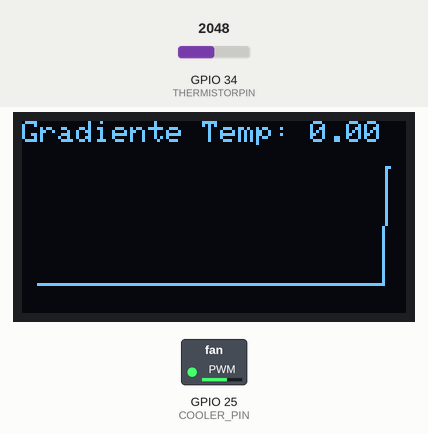
Simulated run of this sketch. Board: ESP32. Parts: 128×64 one-colour display, switched loads named in the sketch (green lamp = pin HIGH). The test bench sets the inputs (shaded band); at power-on: GPIO 34 (THERMISTORPIN) = 2048. What the sketch prints to the serial monitor is not drawn.

Above: at 1.8 s.
1.9 s: GPIO 34 (THERMISTORPIN) set to 2866
At 2.9 s:
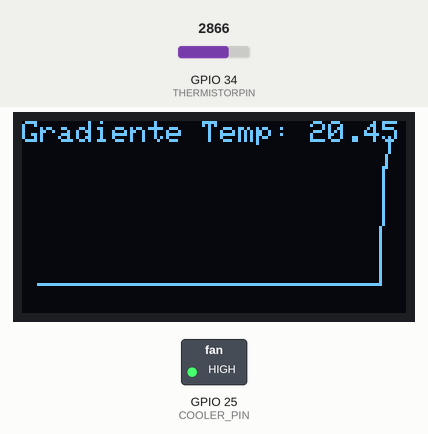
4.6 s: GPIO 34 (THERMISTORPIN) set to 2047
At 5.9 s:
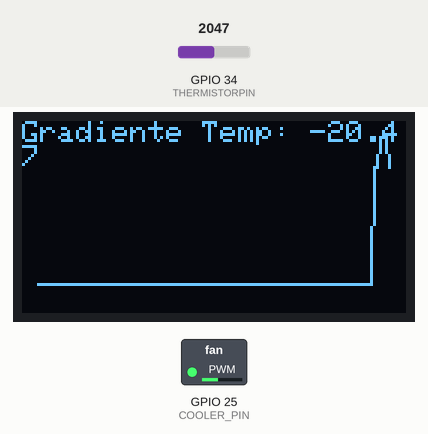
7.7 s: GPIO 34 (THERMISTORPIN) set to 1228
At 10.1 s:
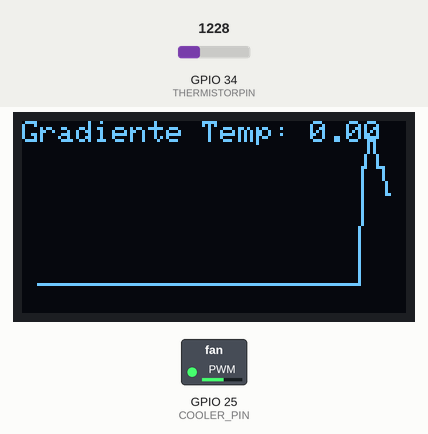
Timing chart, 0 to 14.9 s (numbered marks = the images above; inputs shaded):
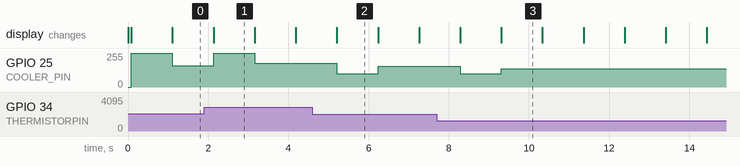

Measured:
- after the input at 1.9 s, GPIO 25 (COOLER_PIN): 158/255 → 255/255 after 0.23 s, → 178/255 1.0 s later
- after the input at 4.6 s, GPIO 25 (COOLER_PIN): 178/255 → 100/255 after 0.61 s, → 157/255 1.0 s later
- what the display in image 1 shows lasts 1.1 s, from 2.1 s to 3.2 s

The sketch:

FreeRTOS.ino
```cpp
#include <Arduino.h>
#include <Wire.h>
#include <Adafruit_GFX.h>
#include <Adafruit_SSD1306.h>
#include <PID_v1.h>

// Definições do termistor e do divisor de tensão
#define THERMISTORPIN 34 // Pino onde o termistor está conectado (GPIO34)

// Definições da tela OLED
#define SCREEN_WIDTH 128
#define SCREEN_HEIGHT 64
#define OLED_RESET    -1
Adafruit_SSD1306 display(SCREEN_WIDTH, SCREEN_HEIGHT, &Wire, OLED_RESET);

// Definições das portas I2C
#define I2C_SDA 21
#define I2C_SCL 22

// Definições das tarefas
#define TASK_STACK_SIZE 2048
#define TASK_PRIORITY 1

// Definições do cooler
#define COOLER_PIN 25 // Pino PWM para o cooler

# define BIAS 54

// Variáveis para armazenamento das temperaturas
float lastTemperature = 0.0;
float currentTemperature = 0.0;
float temperatureGradient = 0.0;

// Variáveis do PID
double Setpoint, Input, Output;
double Kp = 100.0, Ki = 10.0, Kd = 0;
PID myPID(&Input, &Output, &Setpoint, Kp, Ki, Kd, REVERSE); // Definido para 'DIRECT' permanentemente

// Mutex para proteção de recursos compartilhados
SemaphoreHandle_t xMutex;

// Função para obter a temperatura do termistor
double getTemperature() {
  int RawADC = analogRead(THERMISTORPIN);

  // Verificação da leitura analógica
  if (RawADC == 0) {
    Serial.println("Error: RawADC is 0, cannot calculate resistance.");
    return NAN;
  }

  long Resistance;
  double Temp;

  // Calculando a resistência do termistor
  Resistance = ((40960000 / RawADC) - 10000);

  // Verificação da resistência calculada
  if (Resistance <= 0) {
    Serial.println("Error: Calculated resistance is non-positive.");
    return NAN;
  }

  // Utilizando a Equação de Steinhart-Hart para calcular a temperatura
  Temp = log(Resistance);
  Temp = 1 / (0.001129148 + (0.000234125 * Temp) + (0.0000000876741 * Temp * Temp * Temp));
  Temp = Temp - 273.15;  // Convertendo Kelvin para Celsius

  return (Temp + BIAS);  // Retornando a temperatura em Celsius
}

// Task para ler e calcular o gradiente de temperatura

void readAndCalculateTask(void *pvParameters) {
  for (;;) {
    // Lê a temperatura do termistor
    float newTemperature = getTemperature();

    // Checa se a leitura é válida
    if (isnan(newTemperature)) {
      Serial.println("Falha ao ler do termistor!");
    } else {
      // Protege a variável compartilhada com o mutex
      xSemaphoreTake(xMutex, portMAX_DELAY);
      lastTemperature = currentTemperature;
      currentTemperature = newTemperature;
      temperatureGradient = currentTemperature - lastTemperature;
      xSemaphoreGive(xMutex);

      Serial.print("Temperatura atual: ");
      Serial.println(currentTemperature);
      Serial.print("Gradiente de temperatura: ");
      Serial.println(temperatureGradient);
    }

    // Espera 1 segundo antes de ler novamente
    vTaskDelay(pdMS_TO_TICKS(1000));
  }
}

// Task para mostrar o gráfico de temperatura e o gradiente na tela OLED de 0.9"

void displayTask(void *pvParameters) {
  // Inicializa o display
  if (!display.begin(SSD1306_SWITCHCAPVCC, 0x3C)) { // Endereço I2C 0x3C
    Serial.println(F("SSD1306 allocation failed"));
    for (;;);
  }
  display.clearDisplay();
  display.display();

  const int graphWidth = SCREEN_WIDTH - 10;
  const int graphHeight = 20;
  const int graphYPos = SCREEN_HEIGHT - graphHeight - 10;

  float lastTemperatures[graphWidth];
  memset(lastTemperatures, 0, sizeof(lastTemperatures)); // Inicializa o array com zeros
  int index = 0;

  const float Y_MAX = 40.0; // Ajuste os limites conforme necessário
  const float Y_MIN = 0.0;
  const float Y_RANGE = Y_MAX - Y_MIN;

  for (;;) {
    // Limpa o display
    display.clearDisplay();

    // Protege a variável compartilhada com o mutex
    xSemaphoreTake(xMutex, portMAX_DELAY);
    float temperature = currentTemperature;
    float gradient = temperatureGradient;
    xSemaphoreGive(xMutex);

    // Exibe o gradiente de temperatura
    display.setTextSize(1);
    display.setTextColor(SSD1306_WHITE);
    display.setCursor(0, 0);
    display.print("Gradiente Temp: ");
    display.println(gradient);

    // Adiciona a temperatura atual ao array de temperaturas
    lastTemperatures[index] = temperature;
    index = (index + 1) % graphWidth;

    // Desenha o gráfico de tendência da temperatura
    int lastY = graphYPos + graphHeight;
    for (int i = 0; i < graphWidth; i++) {
      int x = (index + i) % graphWidth;
      int y = graphYPos + graphHeight - (int)((lastTemperatures[x] - Y_MIN) / Y_RANGE * graphHeight);
      display.drawPixel(i + 5, y, SSD1306_WHITE);
      if (i > 0) {
        display.drawLine(i + 4, lastY, i + 5, y, SSD1306_WHITE);
      }
      lastY = y;
    }

    // Atualiza o display
    display.display();

    // Espera 1 segundo antes de atualizar novamente
    vTaskDelay(pdMS_TO_TICKS(1000));
  }
}

// Task para controlar o Coller por meio de um PID

void coolerControlTask(void *pvParameters) {
  // Configura o pino do cooler
  pinMode(COOLER_PIN, OUTPUT);

  // Define o setpoint do gradiente de temperatura desejado
  Setpoint = 0.2; // Por exemplo, queremos que o gradiente seja zero (estabilidade térmica)

  // Inicializa o PID
  myPID.SetMode(AUTOMATIC);
  myPID.SetOutputLimits(100, 255); // Limita a saída do PID ao range PWM (0-255)

  for (;;) {
    // Protege a variável compartilhada com o mutex
    xSemaphoreTake(xMutex, portMAX_DELAY);
    Input = temperatureGradient; // O PID agora controla o gradiente
    xSemaphoreGive(xMutex);

    // Executa o cálculo PID
    myPID.Compute();

    // Ajusta a velocidade do cooler com base na saída do PID
    analogWrite(COOLER_PIN, Output);

    Serial.print("PID Output: ");
    Serial.println(Output);

    // Espera 1 segundo antes de atualizar novamente
    vTaskDelay(pdMS_TO_TICKS(1000));
  }
}

void setup() {
  // Inicializa a comunicação serial
  Serial.begin(115200);

  // Inicializa as portas I2C
  Wire.begin(I2C_SDA, I2C_SCL);

  // Cria o mutex
  xMutex = xSemaphoreCreateMutex();

  // Cria as tarefas do FreeRTOS, especificando o núcleo
  xTaskCreatePinnedToCore(readAndCalculateTask, "ReadAndCalculateTask", TASK_STACK_SIZE, NULL, TASK_PRIORITY, NULL, 0); // Núcleo 0
  xTaskCreatePinnedToCore(displayTask, "DisplayTask", TASK_STACK_SIZE, NULL, TASK_PRIORITY, NULL, 1); // Núcleo 1
  xTaskCreatePinnedToCore(coolerControlTask, "CoolerControlTask", TASK_STACK_SIZE, NULL, TASK_PRIORITY, NULL, 1); // Núcleo 1
}

void loop() {
  // pass
}
```
